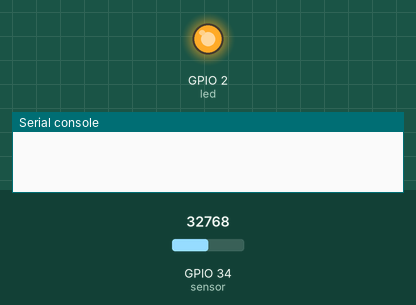
A program run on a simulated ESP32 board running MicroPython. On the bench: output pins drawn as LEDs (lit = HIGH), the last lines printed to the serial console. Inputs (shaded band) come from the test bench; at power-on: GPIO 34 (sensor) = 32768 (analog values on the 0–65535 scale). Deep sleep restarts the program when it ends.

Above: at 0.02 s.
At 15.6 s:
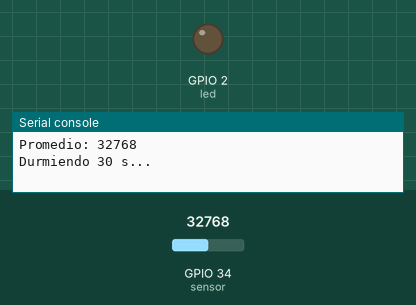
Timing chart, 0 to 40.7 s (numbered marks = the images above):
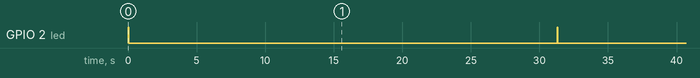

Measured:
- by itself, GPIO 2 (led): alternates HIGH for 0.05 s and LOW for 31.3 s

The program:

07_bajo_consumo.py
```python
# =============================================================
# Ejemplo 7 — asyncio y bajo consumo
# Placa: ESP32 con MicroPython
# Conexiones: sensor analógico (LDR o potenciómetro) en GPIO34
# -------------------------------------------------------------
# Estrategia de un nodo de sensores con batería:
#   1. Bajar la frecuencia de la CPU (240 MHz -> 80 MHz).
#   2. Hacer todo el trabajo con tareas asyncio: mientras esperan,
#      el planificador no gira en un bucle de sondeo.
#   3. Cuando TODO terminó, dormir profundamente (deep sleep).
#      El ESP32 se reinicia al despertar y vuelve a ejecutar main.py.
# Guarde este archivo como main.py para probar el ciclo completo.
# =============================================================
import asyncio
import machine
from machine import Pin, ADC

machine.freq(80_000_000)          # menos MHz = menos corriente

sensor = ADC(Pin(34))
sensor.atten(ADC.ATTN_11DB)
led = Pin(2, Pin.OUT)

SEGUNDOS_DORMIDO = 30


async def medir(n_muestras, separacion_ms):
    muestras = []
    for _ in range(n_muestras):
        muestras.append(sensor.read_u16())
        await asyncio.sleep_ms(separacion_ms)   # espera sin sondeo
    return sum(muestras) // len(muestras)


async def indicar_actividad():
    # Destello corto para saber que el nodo está despierto
    led.value(1)
    await asyncio.sleep_ms(50)
    led.value(0)


async def main():
    # Medición e indicación ocurren de forma concurrente
    promedio, _ = await asyncio.gather(medir(10, 100), indicar_actividad())
    print("Promedio:", promedio)
    # (aquí se enviaría el dato por Wi-Fi/ESP-NOW/LoRa)


asyncio.run(main())

print("Durmiendo", SEGUNDOS_DORMIDO, "s...")
machine.deepsleep(SEGUNDOS_DORMIDO * 1000)    # consumo de microamperios
```
